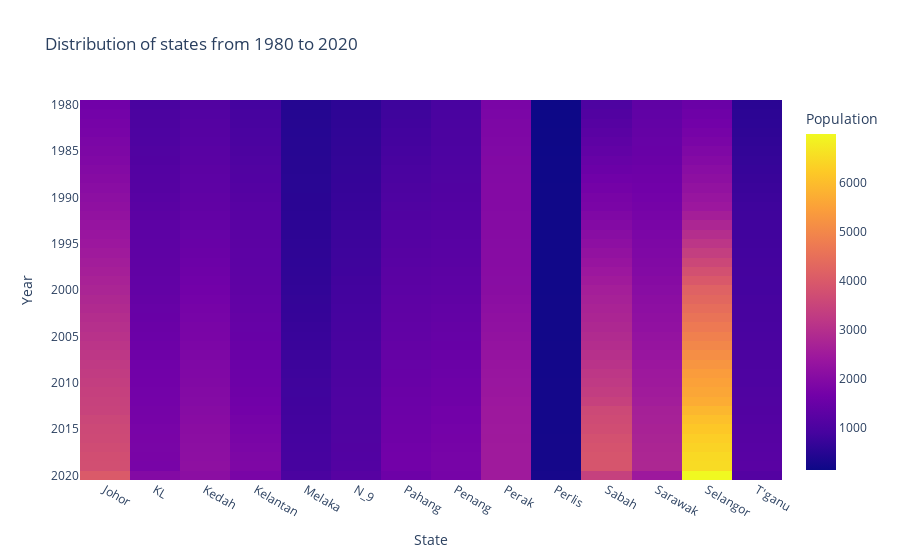

The notebook cell saved with this chart:
### Code cell
# heat map

#pivot the DF
pivot_df = melted_state.pivot(index='Year', columns='State', values='Population')

#create heatmap
fig = px.imshow(pivot_df, labels=dict(x='State', y='Year', color='Population'),
title='Distribution of states from 1980 to 2020')

fig.show()

### Figure 1 — Plotly figure (JSON) as saved in the notebook; plotly's stock layout.template omitted (floating-point values rounded to 4 significant figures; data arrays with more than 128 entries replaced by an {"elided": "..."} marker saying what was removed)
{"data": [{"coloraxis": "coloraxis", "hovertemplate": "State: %{x}<br>Year: %{y}<br>Population: %{z}<extra></extra>", "name": "0", "type": "heatmap", "x": ["Johor", "KL", "Kedah", "Kelantan", "Melaka", "N_9", "Pahang", "Penang", "Perak", "Perlis", "Sabah", "Sarawak", "Selangor", "T'ganu"], "xaxis": "x", "y": [1980, 1981, 1982, 1983, 1984, 1985, 1986, 1987, 1988, 1989, 1990, 1991, 1992, 1993, 1994, 1995, 1996, 1997, 1998, 1999, 2000, 2001, 2002, 2003, 2004, 2005, 2006, 2007, 2008, 2009, 2010, 2011, 2012, 2013, 2014, 2015, 2016, 2017, 2018, 2019, 2020], "yaxis": "y", "z": {"elided": "41x14 float values"}}], "layout": {"coloraxis": {"colorbar": {"title": {"text": "Population"}}, "colorscale": [[0, "#0d0887"], [0.1111, "#46039f"], [0.2222, "#7201a8"], [0.3333, "#9c179e"], [0.4444, "#bd3786"], [0.5556, "#d8576b"], [0.6667, "#ed7953"], [0.7778, "#fb9f3a"], [0.8889, "#fdca26"], [1, "#f0f921"]]}, "title": {"text": "Distribution of states from 1980 to 2020"}, "xaxis": {"anchor": "y", "constrain": "domain", "domain": [0, 1], "scaleanchor": "y", "title": {"text": "State"}}, "yaxis": {"anchor": "x", "autorange": "reversed", "constrain": "domain", "domain": [0, 1], "title": {"text": "Year"}}}}
